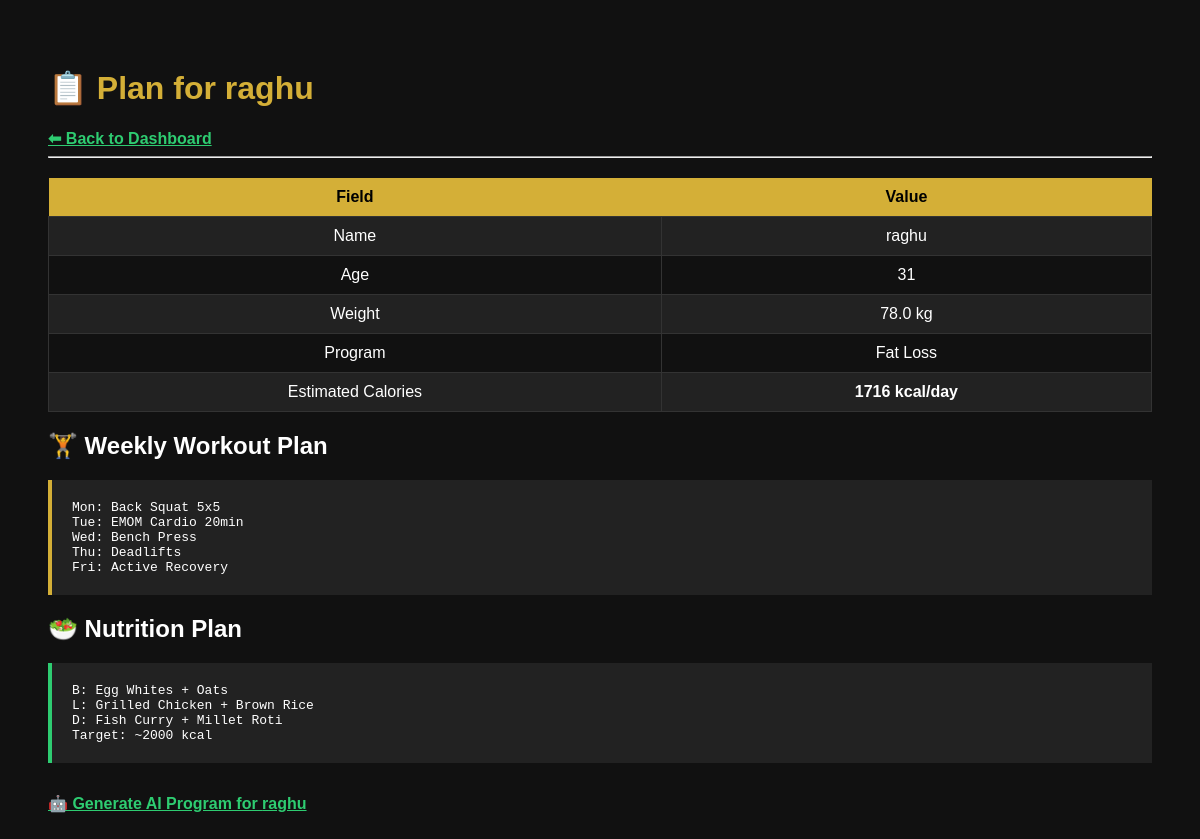
The page /client_plan/raghu (signed in) on the database its author committed.
### tables this page shows
CREATE TABLE clients(
        id INTEGER PRIMARY KEY AUTOINCREMENT,
        name TEXT UNIQUE,
        age INTEGER,
        weight REAL,
        program TEXT,
        calories INTEGER
    );

### app.py (the view)
@app.route("/client_plan/<client_name>")
def client_plan(client_name):
    if "user" not in session:
        return redirect("/login")
    conn = get_connection()
    cur = conn.cursor()
    cur.execute("SELECT * FROM clients WHERE name=?", (client_name,))
    c = cur.fetchone()
    conn.close()
    if not c:
        return redirect("/dashboard")
    program = c[4]
    result = {
        "name": c[1],
        "age": c[2],
        "weight": c[3],
        "program": program,
        "calories": c[5],
        "workout": workout_plans.get(program, "No plan available"),
        "diet": diet_plans.get(program, "No plan available")
    }
    return render_template("client_plan.html", result=result)

### models/db.py (called while the page is built)
def get_connection():
    return sqlite3.connect(DB_NAME)

### templates/client_plan.html (shortened to what this page needs)
<!DOCTYPE html>
<html>
<head>
    <link rel="stylesheet" href="/static/styles.css">
</head>
<body>
<h1>📋 Plan for {{ result.name }}</h1>
<a href="/dashboard">⬅ Back to Dashboard</a>
<hr>
<table>
    <tr><th>Field</th><th>Value</th></tr>
    <tr><td>Name</td><td>{{ result.name }}</td></tr>
    <tr><td>Age</td><td>{{ result.age }}</td></tr>
    <tr><td>Weight</td><td>{{ result.weight }} kg</td></tr>
    <tr><td>Program</td><td>{{ result.program }}</td></tr>
    <tr><td>Estimated Calories</td><td><strong>{{ result.calories }} kcal/day</strong></td></tr>
</table>
<h2>🏋️ Weekly Workout Plan</h2>
<pre style="background:#222; padding:20px; border-left: 4px solid #d4af37;">{{ result.workout }}</pre>
<h2>🥗 Nutrition Plan</h2>
<pre style="background:#222; padding:20px; border-left: 4px solid #2ecc71;">{{ result.diet }}</pre>
<br>
<a href="/ai_program/{{ result.name }}">🤖 Generate AI Program for {{ result.name }}</a>
</body>
</html>

### static/styles.css (style rules this page uses)
body { font-family: Arial; background:#111; color:white; padding:40px; }
h1 { color:#d4af37; }
table { width:100%; border-collapse: collapse; margin-top:20px; }
th { background:#d4af37; color:black; padding:10px; }
td { border:1px solid #333; padding:10px; text-align:center; }
tr:nth-child(even) { background:#222; }
a { color:#2ecc71; font-weight:bold; }

### rows shown on the page
clients: name "raghu", age "31", weight "78.0", program "Fat Loss", calories "1716"

### other values the page prints
{{ result.workout }} "Mon: Back Squat 5x5 Tue: EMOM Cardio 20min Wed: Bench Press Thu: Deadlifts Fri: Active Recovery"
{{ result.diet }} "B: Egg Whites + Oats L: Grilled Chicken + Brown Rice D: Fish Curry + Millet Roti Target: ~2000 kcal"
